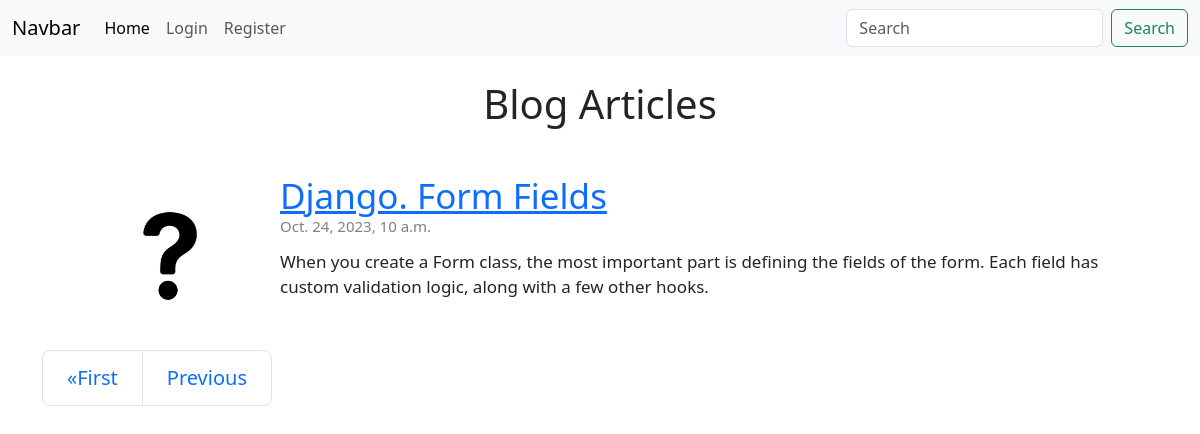
Screenshot of /?page=2 with the database file from the repository.
### application/models.py (models this page shows)
class Article(models.Model):
    user = models.ForeignKey(User, on_delete=models.CASCADE, related_name='article', null=True )
    title = models.CharField(max_length=200)
    slug = models.SlugField(max_length=200, unique=True, default='', null=False)
    summary = models.CharField(max_length=200)
    contents = RichTextField(blank=True, null=True)
    blog_picture = models.ImageField(null=True, blank=True, upload_to='images/', default='images/none_picture.jpg')
    created = models.DateTimeField(default=localtime(), blank=True)

### application/views.py (the view)
# urls.py: 2. Add a URL to urlpatterns:  path('', views.home, name='home')
def home(response):
    articles_list = Article.objects.all()
    paginate = Paginator(articles_list, 3)
    page = response.GET.get('page')
    articles = paginate.get_page(page)
    return render(response, 'home.html', {'articles': articles})

### application/templates/home.html (shortened to what this page needs)
{% extends 'base.html' %}
{% block content %}
<h1 class="text-center">Blog Articles</h1>
{% for article in articles %}
<div class="grid">
    <div class="blog-block">
        <div class="picture">
            {% if article.blog_picture %}
            <img class="photo" src="{{article.blog_picture.url}}">
            {% else %}
            <img src="./media/images/none_picture.jpg" class="photo">
            {% endif %}
        </div>
        <div class="info">
            <a href="index/{{article.slug}}" class="title">{{article.title}}</a>
            <p class="date">{{article.created}}</p>
            <p class="summary">{{article.summary}}</p>
        </div>
    </div><br><br>
</div>
{% endfor %}
<br><div class="container">
    <nav aria-label="Page navigation">
        <ul class="pagination pagination-lg">
            {% if articles.has_previous %}
                <li class="page-item"><a class="page-link" href="?page=1">&laquo;First</a></li>
                <li class="page-item"><a class="page-link" href="?page={{ articles.previous_page_number }}">Previous</a></li>
            {% endif %}
        </ul>
    </nav>
</div>
{% endblock %}

### application/templates/home.html (style rules this page uses)
.blog-block { display: grid; grid-template-columns: 50px 1fr; }
.photo { width:140px; margin-top: 0px; }
.info { margin-left:130px; }
.title { margin-top: 10px; font-size: 35px; line-height: 20px; }
.summary { font-size: 17px; margin-top: -5px; }
.date { color: gray; font-size: 15px; }
.grid { display: grid; grid-template-rows: 30px 30px 30px; row-gap: 20px; padding: 50px 50px 10px 100px; }

### rows the page displays
Article: title "Django. Form Fields", created "Oct. 24, 2023, 10 a.m.", summary "When you create a Form class, the most important part is defining the fields of the form. Each field has custom validation logic, along with a few other hooks."
